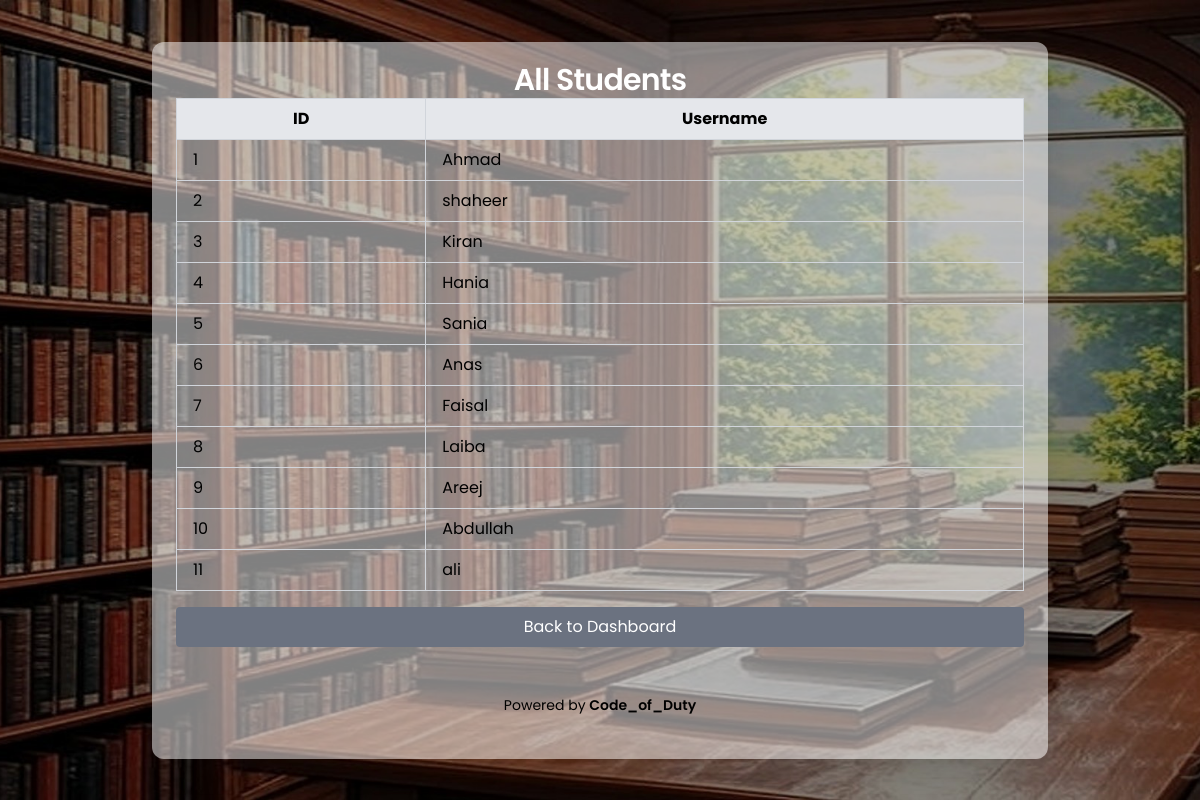
The app's page /view_students (signed in) with its own data.
### tables this page shows
CREATE TABLE students (id INTEGER PRIMARY KEY, username TEXT, password TEXT);

### library_management.py (the view)
@app.route('/view_students')
@role_required('admin')
def view_students():
    try:
        with sqlite3.connect('library.db') as conn:
            cursor = conn.cursor()
            cursor.execute('SELECT * FROM students')
            students = cursor.fetchall()
        return render_template('view_students.html', students=students)
    except sqlite3.Error:
        flash('Database error', 'error')
        return redirect(url_for('admin_dashboard'))

### library_management.py (called while the page is built)
def role_required(role):
    def decorator(f):
        @wraps(f)
        def decorated_function(*args, **kwargs):
            if 'role' not in session or session['role'] != role:
                flash('Access denied', 'error')
                return redirect(url_for('index'))
            return f(*args, **kwargs)
        return decorated_function
    return decorator

### templates/view_students.html
{% extends "base.html" %}
{% block content %}
<div class="fixed inset-0 bg-cover bg-center bg-no-repeat"
     style="background-image: url('{{ url_for('static', filename='images/pic4.jpg') }}'); z-index: -1;">
</div>
<div class="min-h-screen flex items-center justify-center p-4">
 <div class="w-full max-w-4xl bg-white bg-opacity-50 backdrop-blur-sm rounded-xl shadow-xl overflow-hidden">
     <div class="bg-[#C4A484] px-6 py-5">
<h2 class="text-3xl font-semibold text-white text-center tracking-tight">All Students</h2>
<table class="table w-full border-collapse border-gray-300">
    <thead>
        <tr class="bg-gray-200">
            <th class="border border-gray-300 px-4 py-2">ID</th>
            <th class="border border-gray-300 px-4 py-2">Username</th>
        </tr>
    </thead>
    <tbody>
    {% for student in students %}
        <tr>
            <td class="border border-gray-300 px-4 py-2">{{ student[0] }}</td>
            <td class="border border-gray-300 px-4 py-2">{{ student[1] | e }}</td>
        </tr>
    {% endfor %}
    </tbody>
</table>
<a href="{{ url_for('admin_dashboard') }}" class="block bg-gray-500 text-white px-4 py-2 rounded mt-4 text-center">Back to Dashboard</a>
    <footer class="text-center text-sm mt-12 mb-6">
        <p class="drop-shadow-md">Powered by <span class="font-semibold">Code_of_Duty</span></p>
    </footer>
         {% endblock %}

### templates/base.html (style rules this page uses)
html, body { height: 100%; margin: 0; padding: 0; font-family: 'Poppins', sans-serif; overflow-x: hidden; }

### records on screen
students: id "1", username "Ahmad"
students: id "2", username "shaheer"
students: id "3", username "Kiran"
students: id "4", username "Hania"
students: id "5", username "Sania"
students: id "6", username "Anas"
students: id "7", username "Faisal"
students: id "8", username "Laiba"
students: id "9", username "Areej"
students: id "10", username "Abdullah"
students: id "11", username "ali"
